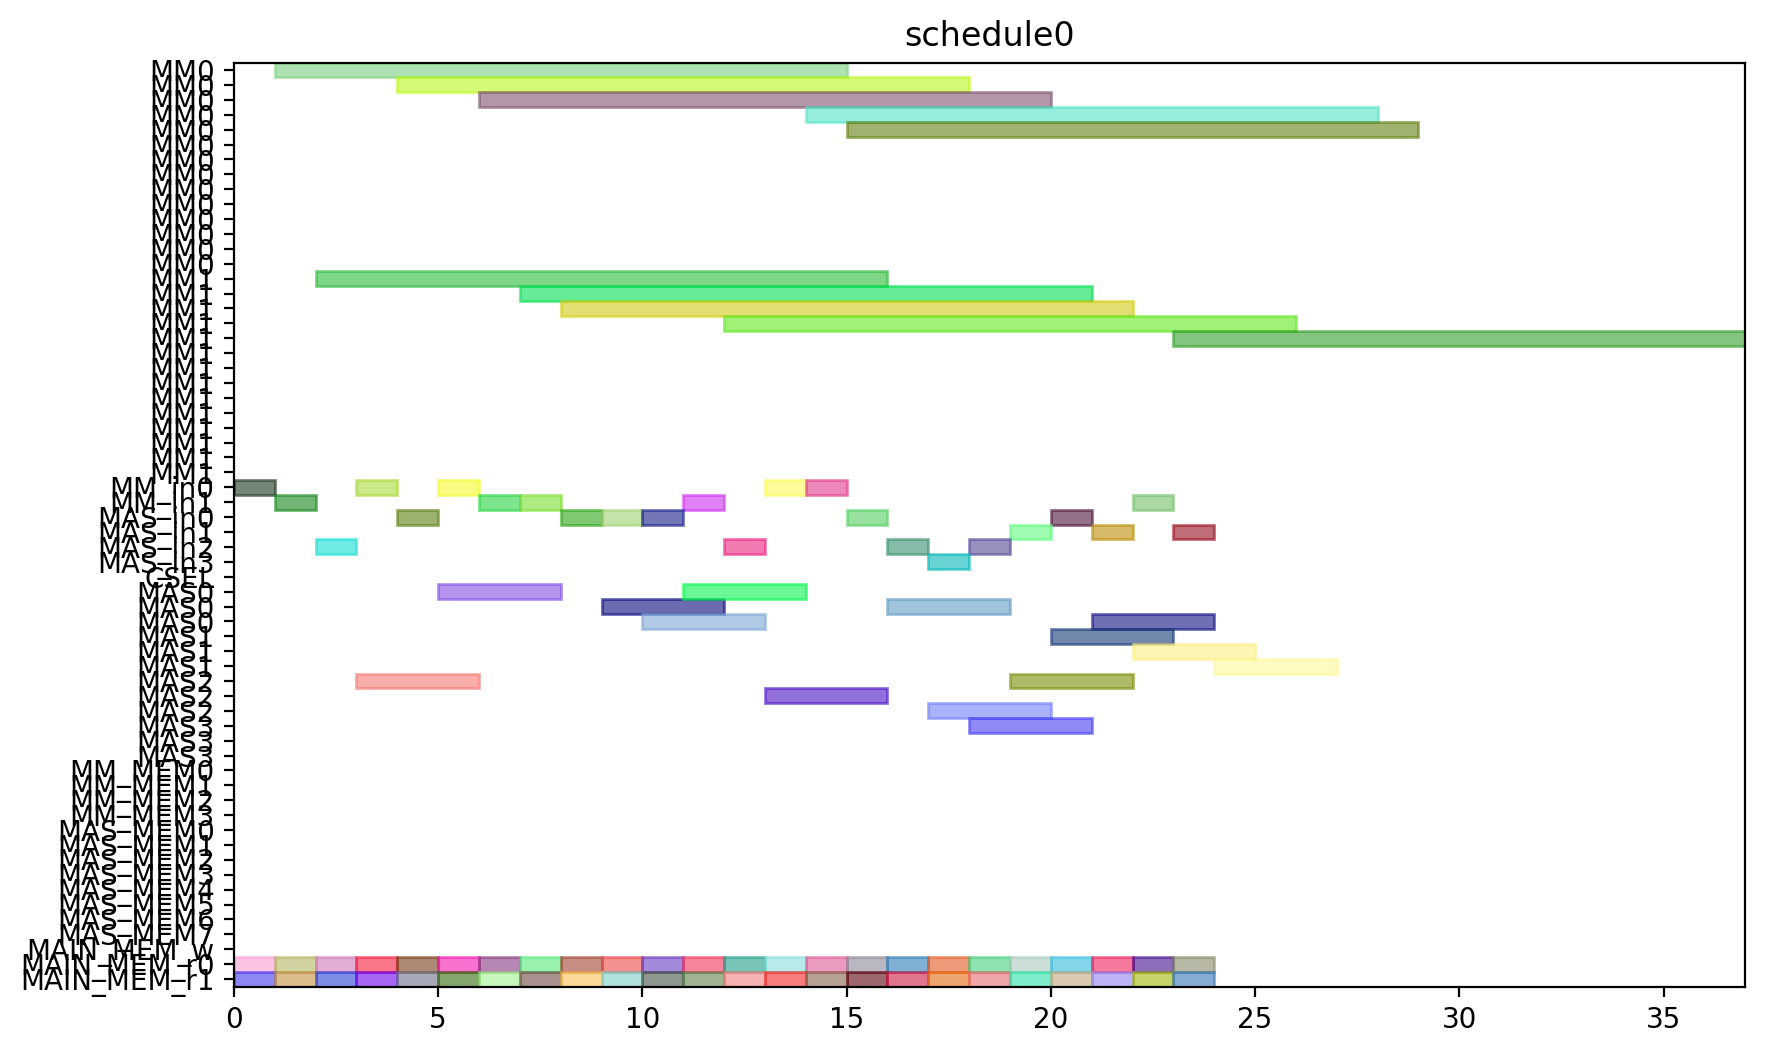

This figure's Python source:
from pyschedule import Scenario, solvers, plotters, alt


def solve():
	horizon = 120
	S = Scenario("schedule0", horizon=horizon)

	# resource
	MM = S.Resources('MM', num=2, size=14)
	MM_in = S.Resources('MM_in', num=2)
	MAS_in = S.Resources('MAS_in', num=4)
	CSEL = S.Resource('CSEL')
	MAS = S.Resources('MAS', num=4, size=3, periods=range(1, horizon))
	MM_MEM = S.Resources('MM_MEM', num=4)
	MAS_MEM = S.Resources('MAS_MEM', num=8)
	MAIN_MEM_w = S.Resource('MAIN_MEM_w', size=1)
	MAIN_MEM_r = S.Resources('MAIN_MEM_r', num=2)

	# result of previous scheduling

	# new tasks
	t0_t0 = S.Task('t0_t0', length=3, delay_cost=1)
	t0_t0 += alt(MAS)
	t0_t0_in = S.Task('t0_t0_in', length=1, delay_cost=1)
	t0_t0_in += alt(MAS_in)
	S += t0_t0_in*MAS_in[0]<=t0_t0*MAS[0]

	S += t0_t0_in*MAS_in[1]<=t0_t0*MAS[1]

	S += t0_t0_in*MAS_in[2]<=t0_t0*MAS[2]

	S += t0_t0_in*MAS_in[3]<=t0_t0*MAS[3]

	t0_t0_mem0 = S.Task('t0_t0_mem0', length=1, delay_cost=1)
	t0_t0_mem0 += MAIN_MEM_r[0]
	S += t0_t0_mem0 <= t0_t0

	t0_t0_mem1 = S.Task('t0_t0_mem1', length=1, delay_cost=1)
	t0_t0_mem1 += MAIN_MEM_r[1]
	S += t0_t0_mem1 <= t0_t0

	t0_t1 = S.Task('t0_t1', length=3, delay_cost=1)
	t0_t1 += alt(MAS)
	t0_t1_in = S.Task('t0_t1_in', length=1, delay_cost=1)
	t0_t1_in += alt(MAS_in)
	S += t0_t1_in*MAS_in[0]<=t0_t1*MAS[0]

	S += t0_t1_in*MAS_in[1]<=t0_t1*MAS[1]

	S += t0_t1_in*MAS_in[2]<=t0_t1*MAS[2]

	S += t0_t1_in*MAS_in[3]<=t0_t1*MAS[3]

	t0_t1_mem0 = S.Task('t0_t1_mem0', length=1, delay_cost=1)
	t0_t1_mem0 += MAIN_MEM_r[0]
	S += t0_t1_mem0 <= t0_t1

	t0_t1_mem1 = S.Task('t0_t1_mem1', length=1, delay_cost=1)
	t0_t1_mem1 += MAIN_MEM_r[1]
	S += t0_t1_mem1 <= t0_t1

	t0_t3 = S.Task('t0_t3', length=14, delay_cost=1)
	t0_t3 += alt(MM)
	t0_t3_in = S.Task('t0_t3_in', length=1, delay_cost=1)
	t0_t3_in += alt(MM_in)
	S += t0_t3_in*MM_in[0]<=t0_t3*MM[0]
	S += t0_t3_in*MM_in[1]<=t0_t3*MM[1]
	t0_t3_mem0 = S.Task('t0_t3_mem0', length=1, delay_cost=1)
	t0_t3_mem0 += MAIN_MEM_r[0]
	S += t0_t3_mem0 <= t0_t3

	t0_t3_mem1 = S.Task('t0_t3_mem1', length=1, delay_cost=1)
	t0_t3_mem1 += MAIN_MEM_r[1]
	S += t0_t3_mem1 <= t0_t3

	t10 = S.Task('t10', length=3, delay_cost=1)
	t10 += alt(MAS)
	t10_in = S.Task('t10_in', length=1, delay_cost=1)
	t10_in += alt(MAS_in)
	S += t10_in*MAS_in[0]<=t10*MAS[0]

	S += t10_in*MAS_in[1]<=t10*MAS[1]

	S += t10_in*MAS_in[2]<=t10*MAS[2]

	S += t10_in*MAS_in[3]<=t10*MAS[3]

	t10_mem0 = S.Task('t10_mem0', length=1, delay_cost=1)
	t10_mem0 += MAIN_MEM_r[0]
	S += t10_mem0 <= t10

	t10_mem1 = S.Task('t10_mem1', length=1, delay_cost=1)
	t10_mem1 += MAIN_MEM_r[1]
	S += t10_mem1 <= t10

	t11 = S.Task('t11', length=3, delay_cost=1)
	t11 += alt(MAS)
	t11_in = S.Task('t11_in', length=1, delay_cost=1)
	t11_in += alt(MAS_in)
	S += t11_in*MAS_in[0]<=t11*MAS[0]

	S += t11_in*MAS_in[1]<=t11*MAS[1]

	S += t11_in*MAS_in[2]<=t11*MAS[2]

	S += t11_in*MAS_in[3]<=t11*MAS[3]

	t11_mem0 = S.Task('t11_mem0', length=1, delay_cost=1)
	t11_mem0 += MAIN_MEM_r[0]
	S += t11_mem0 <= t11

	t11_mem1 = S.Task('t11_mem1', length=1, delay_cost=1)
	t11_mem1 += MAIN_MEM_r[1]
	S += t11_mem1 <= t11

	t3_t0 = S.Task('t3_t0', length=14, delay_cost=1)
	t3_t0 += alt(MM)
	t3_t0_in = S.Task('t3_t0_in', length=1, delay_cost=1)
	t3_t0_in += alt(MM_in)
	S += t3_t0_in*MM_in[0]<=t3_t0*MM[0]
	S += t3_t0_in*MM_in[1]<=t3_t0*MM[1]
	t3_t0_mem0 = S.Task('t3_t0_mem0', length=1, delay_cost=1)
	t3_t0_mem0 += MAIN_MEM_r[0]
	S += t3_t0_mem0 <= t3_t0

	t3_t0_mem1 = S.Task('t3_t0_mem1', length=1, delay_cost=1)
	t3_t0_mem1 += MAIN_MEM_r[1]
	S += t3_t0_mem1 <= t3_t0

	t3_t1 = S.Task('t3_t1', length=14, delay_cost=1)
	t3_t1 += alt(MM)
	t3_t1_in = S.Task('t3_t1_in', length=1, delay_cost=1)
	t3_t1_in += alt(MM_in)
	S += t3_t1_in*MM_in[0]<=t3_t1*MM[0]
	S += t3_t1_in*MM_in[1]<=t3_t1*MM[1]
	t3_t1_mem0 = S.Task('t3_t1_mem0', length=1, delay_cost=1)
	t3_t1_mem0 += MAIN_MEM_r[0]
	S += t3_t1_mem0 <= t3_t1

	t3_t1_mem1 = S.Task('t3_t1_mem1', length=1, delay_cost=1)
	t3_t1_mem1 += MAIN_MEM_r[1]
	S += t3_t1_mem1 <= t3_t1

	t3_t2 = S.Task('t3_t2', length=3, delay_cost=1)
	t3_t2 += alt(MAS)
	t3_t2_in = S.Task('t3_t2_in', length=1, delay_cost=1)
	t3_t2_in += alt(MAS_in)
	S += t3_t2_in*MAS_in[0]<=t3_t2*MAS[0]

	S += t3_t2_in*MAS_in[1]<=t3_t2*MAS[1]

	S += t3_t2_in*MAS_in[2]<=t3_t2*MAS[2]

	S += t3_t2_in*MAS_in[3]<=t3_t2*MAS[3]

	t3_t2_mem0 = S.Task('t3_t2_mem0', length=1, delay_cost=1)
	t3_t2_mem0 += MAIN_MEM_r[0]
	S += t3_t2_mem0 <= t3_t2

	t3_t2_mem1 = S.Task('t3_t2_mem1', length=1, delay_cost=1)
	t3_t2_mem1 += MAIN_MEM_r[1]
	S += t3_t2_mem1 <= t3_t2

	t3_t3 = S.Task('t3_t3', length=3, delay_cost=1)
	t3_t3 += alt(MAS)
	t3_t3_in = S.Task('t3_t3_in', length=1, delay_cost=1)
	t3_t3_in += alt(MAS_in)
	S += t3_t3_in*MAS_in[0]<=t3_t3*MAS[0]

	S += t3_t3_in*MAS_in[1]<=t3_t3*MAS[1]

	S += t3_t3_in*MAS_in[2]<=t3_t3*MAS[2]

	S += t3_t3_in*MAS_in[3]<=t3_t3*MAS[3]

	t3_t3_mem0 = S.Task('t3_t3_mem0', length=1, delay_cost=1)
	t3_t3_mem0 += MAIN_MEM_r[0]
	S += t3_t3_mem0 <= t3_t3

	t3_t3_mem1 = S.Task('t3_t3_mem1', length=1, delay_cost=1)
	t3_t3_mem1 += MAIN_MEM_r[1]
	S += t3_t3_mem1 <= t3_t3

	t4_t0 = S.Task('t4_t0', length=3, delay_cost=1)
	t4_t0 += alt(MAS)
	t4_t0_in = S.Task('t4_t0_in', length=1, delay_cost=1)
	t4_t0_in += alt(MAS_in)
	S += t4_t0_in*MAS_in[0]<=t4_t0*MAS[0]

	S += t4_t0_in*MAS_in[1]<=t4_t0*MAS[1]

	S += t4_t0_in*MAS_in[2]<=t4_t0*MAS[2]

	S += t4_t0_in*MAS_in[3]<=t4_t0*MAS[3]

	t4_t0_mem0 = S.Task('t4_t0_mem0', length=1, delay_cost=1)
	t4_t0_mem0 += MAIN_MEM_r[0]
	S += t4_t0_mem0 <= t4_t0

	t4_t0_mem1 = S.Task('t4_t0_mem1', length=1, delay_cost=1)
	t4_t0_mem1 += MAIN_MEM_r[1]
	S += t4_t0_mem1 <= t4_t0

	t4_t1 = S.Task('t4_t1', length=3, delay_cost=1)
	t4_t1 += alt(MAS)
	t4_t1_in = S.Task('t4_t1_in', length=1, delay_cost=1)
	t4_t1_in += alt(MAS_in)
	S += t4_t1_in*MAS_in[0]<=t4_t1*MAS[0]

	S += t4_t1_in*MAS_in[1]<=t4_t1*MAS[1]

	S += t4_t1_in*MAS_in[2]<=t4_t1*MAS[2]

	S += t4_t1_in*MAS_in[3]<=t4_t1*MAS[3]

	t4_t1_mem0 = S.Task('t4_t1_mem0', length=1, delay_cost=1)
	t4_t1_mem0 += MAIN_MEM_r[0]
	S += t4_t1_mem0 <= t4_t1

	t4_t1_mem1 = S.Task('t4_t1_mem1', length=1, delay_cost=1)
	t4_t1_mem1 += MAIN_MEM_r[1]
	S += t4_t1_mem1 <= t4_t1

	t4_t3 = S.Task('t4_t3', length=14, delay_cost=1)
	t4_t3 += alt(MM)
	t4_t3_in = S.Task('t4_t3_in', length=1, delay_cost=1)
	t4_t3_in += alt(MM_in)
	S += t4_t3_in*MM_in[0]<=t4_t3*MM[0]
	S += t4_t3_in*MM_in[1]<=t4_t3*MM[1]
	t4_t3_mem0 = S.Task('t4_t3_mem0', length=1, delay_cost=1)
	t4_t3_mem0 += MAIN_MEM_r[0]
	S += t4_t3_mem0 <= t4_t3

	t4_t3_mem1 = S.Task('t4_t3_mem1', length=1, delay_cost=1)
	t4_t3_mem1 += MAIN_MEM_r[1]
	S += t4_t3_mem1 <= t4_t3

	t5_t0 = S.Task('t5_t0', length=14, delay_cost=1)
	t5_t0 += alt(MM)
	t5_t0_in = S.Task('t5_t0_in', length=1, delay_cost=1)
	t5_t0_in += alt(MM_in)
	S += t5_t0_in*MM_in[0]<=t5_t0*MM[0]
	S += t5_t0_in*MM_in[1]<=t5_t0*MM[1]
	t5_t0_mem0 = S.Task('t5_t0_mem0', length=1, delay_cost=1)
	t5_t0_mem0 += MAIN_MEM_r[0]
	S += t5_t0_mem0 <= t5_t0

	t5_t0_mem1 = S.Task('t5_t0_mem1', length=1, delay_cost=1)
	t5_t0_mem1 += MAIN_MEM_r[1]
	S += t5_t0_mem1 <= t5_t0

	t5_t1 = S.Task('t5_t1', length=14, delay_cost=1)
	t5_t1 += alt(MM)
	t5_t1_in = S.Task('t5_t1_in', length=1, delay_cost=1)
	t5_t1_in += alt(MM_in)
	S += t5_t1_in*MM_in[0]<=t5_t1*MM[0]
	S += t5_t1_in*MM_in[1]<=t5_t1*MM[1]
	t5_t1_mem0 = S.Task('t5_t1_mem0', length=1, delay_cost=1)
	t5_t1_mem0 += MAIN_MEM_r[0]
	S += t5_t1_mem0 <= t5_t1

	t5_t1_mem1 = S.Task('t5_t1_mem1', length=1, delay_cost=1)
	t5_t1_mem1 += MAIN_MEM_r[1]
	S += t5_t1_mem1 <= t5_t1

	t5_t2 = S.Task('t5_t2', length=3, delay_cost=1)
	t5_t2 += alt(MAS)
	t5_t2_in = S.Task('t5_t2_in', length=1, delay_cost=1)
	t5_t2_in += alt(MAS_in)
	S += t5_t2_in*MAS_in[0]<=t5_t2*MAS[0]

	S += t5_t2_in*MAS_in[1]<=t5_t2*MAS[1]

	S += t5_t2_in*MAS_in[2]<=t5_t2*MAS[2]

	S += t5_t2_in*MAS_in[3]<=t5_t2*MAS[3]

	t5_t2_mem0 = S.Task('t5_t2_mem0', length=1, delay_cost=1)
	t5_t2_mem0 += MAIN_MEM_r[0]
	S += t5_t2_mem0 <= t5_t2

	t5_t2_mem1 = S.Task('t5_t2_mem1', length=1, delay_cost=1)
	t5_t2_mem1 += MAIN_MEM_r[1]
	S += t5_t2_mem1 <= t5_t2

	t5_t3 = S.Task('t5_t3', length=3, delay_cost=1)
	t5_t3 += alt(MAS)
	t5_t3_in = S.Task('t5_t3_in', length=1, delay_cost=1)
	t5_t3_in += alt(MAS_in)
	S += t5_t3_in*MAS_in[0]<=t5_t3*MAS[0]

	S += t5_t3_in*MAS_in[1]<=t5_t3*MAS[1]

	S += t5_t3_in*MAS_in[2]<=t5_t3*MAS[2]

	S += t5_t3_in*MAS_in[3]<=t5_t3*MAS[3]

	t5_t3_mem0 = S.Task('t5_t3_mem0', length=1, delay_cost=1)
	t5_t3_mem0 += MAIN_MEM_r[0]
	S += t5_t3_mem0 <= t5_t3

	t5_t3_mem1 = S.Task('t5_t3_mem1', length=1, delay_cost=1)
	t5_t3_mem1 += MAIN_MEM_r[1]
	S += t5_t3_mem1 <= t5_t3

	t6_t0 = S.Task('t6_t0', length=14, delay_cost=1)
	t6_t0 += alt(MM)
	t6_t0_in = S.Task('t6_t0_in', length=1, delay_cost=1)
	t6_t0_in += alt(MM_in)
	S += t6_t0_in*MM_in[0]<=t6_t0*MM[0]
	S += t6_t0_in*MM_in[1]<=t6_t0*MM[1]
	t6_t0_mem0 = S.Task('t6_t0_mem0', length=1, delay_cost=1)
	t6_t0_mem0 += MAIN_MEM_r[0]
	S += t6_t0_mem0 <= t6_t0

	t6_t0_mem1 = S.Task('t6_t0_mem1', length=1, delay_cost=1)
	t6_t0_mem1 += MAIN_MEM_r[1]
	S += t6_t0_mem1 <= t6_t0

	t6_t1 = S.Task('t6_t1', length=14, delay_cost=1)
	t6_t1 += alt(MM)
	t6_t1_in = S.Task('t6_t1_in', length=1, delay_cost=1)
	t6_t1_in += alt(MM_in)
	S += t6_t1_in*MM_in[0]<=t6_t1*MM[0]
	S += t6_t1_in*MM_in[1]<=t6_t1*MM[1]
	t6_t1_mem0 = S.Task('t6_t1_mem0', length=1, delay_cost=1)
	t6_t1_mem0 += MAIN_MEM_r[0]
	S += t6_t1_mem0 <= t6_t1

	t6_t1_mem1 = S.Task('t6_t1_mem1', length=1, delay_cost=1)
	t6_t1_mem1 += MAIN_MEM_r[1]
	S += t6_t1_mem1 <= t6_t1

	t6_t2 = S.Task('t6_t2', length=3, delay_cost=1)
	t6_t2 += alt(MAS)
	t6_t2_in = S.Task('t6_t2_in', length=1, delay_cost=1)
	t6_t2_in += alt(MAS_in)
	S += t6_t2_in*MAS_in[0]<=t6_t2*MAS[0]

	S += t6_t2_in*MAS_in[1]<=t6_t2*MAS[1]

	S += t6_t2_in*MAS_in[2]<=t6_t2*MAS[2]

	S += t6_t2_in*MAS_in[3]<=t6_t2*MAS[3]

	t6_t2_mem0 = S.Task('t6_t2_mem0', length=1, delay_cost=1)
	t6_t2_mem0 += MAIN_MEM_r[0]
	S += t6_t2_mem0 <= t6_t2

	t6_t2_mem1 = S.Task('t6_t2_mem1', length=1, delay_cost=1)
	t6_t2_mem1 += MAIN_MEM_r[1]
	S += t6_t2_mem1 <= t6_t2

	t6_t3 = S.Task('t6_t3', length=3, delay_cost=1)
	t6_t3 += alt(MAS)
	t6_t3_in = S.Task('t6_t3_in', length=1, delay_cost=1)
	t6_t3_in += alt(MAS_in)
	S += t6_t3_in*MAS_in[0]<=t6_t3*MAS[0]

	S += t6_t3_in*MAS_in[1]<=t6_t3*MAS[1]

	S += t6_t3_in*MAS_in[2]<=t6_t3*MAS[2]

	S += t6_t3_in*MAS_in[3]<=t6_t3*MAS[3]

	t6_t3_mem0 = S.Task('t6_t3_mem0', length=1, delay_cost=1)
	t6_t3_mem0 += MAIN_MEM_r[0]
	S += t6_t3_mem0 <= t6_t3

	t6_t3_mem1 = S.Task('t6_t3_mem1', length=1, delay_cost=1)
	t6_t3_mem1 += MAIN_MEM_r[1]
	S += t6_t3_mem1 <= t6_t3

	t7_t0 = S.Task('t7_t0', length=14, delay_cost=1)
	t7_t0 += alt(MM)
	t7_t0_in = S.Task('t7_t0_in', length=1, delay_cost=1)
	t7_t0_in += alt(MM_in)
	S += t7_t0_in*MM_in[0]<=t7_t0*MM[0]
	S += t7_t0_in*MM_in[1]<=t7_t0*MM[1]
	t7_t0_mem0 = S.Task('t7_t0_mem0', length=1, delay_cost=1)
	t7_t0_mem0 += MAIN_MEM_r[0]
	S += t7_t0_mem0 <= t7_t0

	t7_t0_mem1 = S.Task('t7_t0_mem1', length=1, delay_cost=1)
	t7_t0_mem1 += MAIN_MEM_r[1]
	S += t7_t0_mem1 <= t7_t0

	t7_t1 = S.Task('t7_t1', length=14, delay_cost=1)
	t7_t1 += alt(MM)
	t7_t1_in = S.Task('t7_t1_in', length=1, delay_cost=1)
	t7_t1_in += alt(MM_in)
	S += t7_t1_in*MM_in[0]<=t7_t1*MM[0]
	S += t7_t1_in*MM_in[1]<=t7_t1*MM[1]
	t7_t1_mem0 = S.Task('t7_t1_mem0', length=1, delay_cost=1)
	t7_t1_mem0 += MAIN_MEM_r[0]
	S += t7_t1_mem0 <= t7_t1

	t7_t1_mem1 = S.Task('t7_t1_mem1', length=1, delay_cost=1)
	t7_t1_mem1 += MAIN_MEM_r[1]
	S += t7_t1_mem1 <= t7_t1

	t7_t2 = S.Task('t7_t2', length=3, delay_cost=1)
	t7_t2 += alt(MAS)
	t7_t2_in = S.Task('t7_t2_in', length=1, delay_cost=1)
	t7_t2_in += alt(MAS_in)
	S += t7_t2_in*MAS_in[0]<=t7_t2*MAS[0]

	S += t7_t2_in*MAS_in[1]<=t7_t2*MAS[1]

	S += t7_t2_in*MAS_in[2]<=t7_t2*MAS[2]

	S += t7_t2_in*MAS_in[3]<=t7_t2*MAS[3]

	t7_t2_mem0 = S.Task('t7_t2_mem0', length=1, delay_cost=1)
	t7_t2_mem0 += MAIN_MEM_r[0]
	S += t7_t2_mem0 <= t7_t2

	t7_t2_mem1 = S.Task('t7_t2_mem1', length=1, delay_cost=1)
	t7_t2_mem1 += MAIN_MEM_r[1]
	S += t7_t2_mem1 <= t7_t2

	t7_t3 = S.Task('t7_t3', length=3, delay_cost=1)
	t7_t3 += alt(MAS)
	t7_t3_in = S.Task('t7_t3_in', length=1, delay_cost=1)
	t7_t3_in += alt(MAS_in)
	S += t7_t3_in*MAS_in[0]<=t7_t3*MAS[0]

	S += t7_t3_in*MAS_in[1]<=t7_t3*MAS[1]

	S += t7_t3_in*MAS_in[2]<=t7_t3*MAS[2]

	S += t7_t3_in*MAS_in[3]<=t7_t3*MAS[3]

	t7_t3_mem0 = S.Task('t7_t3_mem0', length=1, delay_cost=1)
	t7_t3_mem0 += MAIN_MEM_r[0]
	S += t7_t3_mem0 <= t7_t3

	t7_t3_mem1 = S.Task('t7_t3_mem1', length=1, delay_cost=1)
	t7_t3_mem1 += MAIN_MEM_r[1]
	S += t7_t3_mem1 <= t7_t3

	solvers.mip.solve(S,msg=1,kind='CPLEX',ratio_gap=1.01)

	solution = [['hoge']*len(S.solution()[1]) for i in range(len(S.solution()))]
	for i in range(len(S.solution())):
		for j in range(len(S.solution()[i])):
			solution[i][j]=str(S.solution()[i][j])
	print(solution)

	cycles = int(solution[-1][3])

	pic_file_name = "/mnt/rose/usr1/fukuda/ABE/multiRAM_multiMAS_16mux/scheduling_result/stage14MM2_stage3MAS4/SQR012345/schedule0.png"
	if(S.solution() != []):
		plotters.matplotlib.plot(S,img_filename=pic_file_name, show_task_labels=False, fig_size=(cycles*0.25+3, 6))

	return solution
